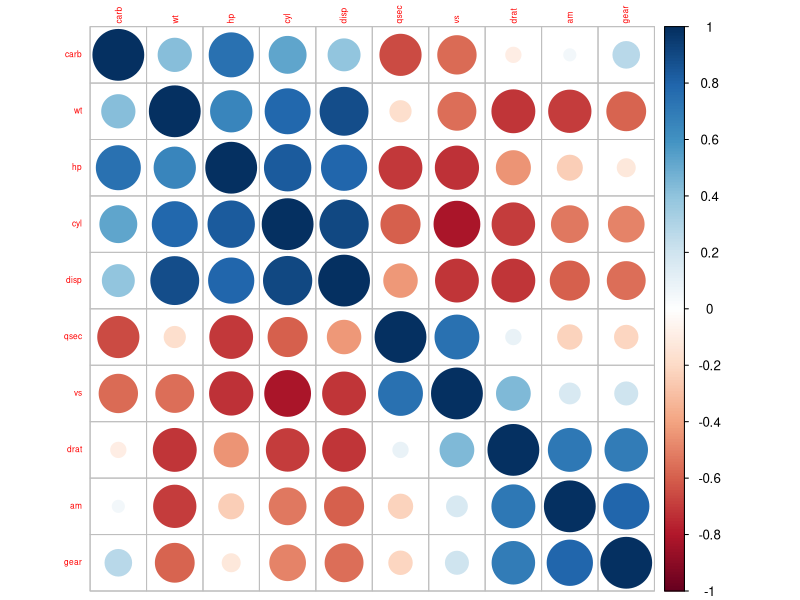
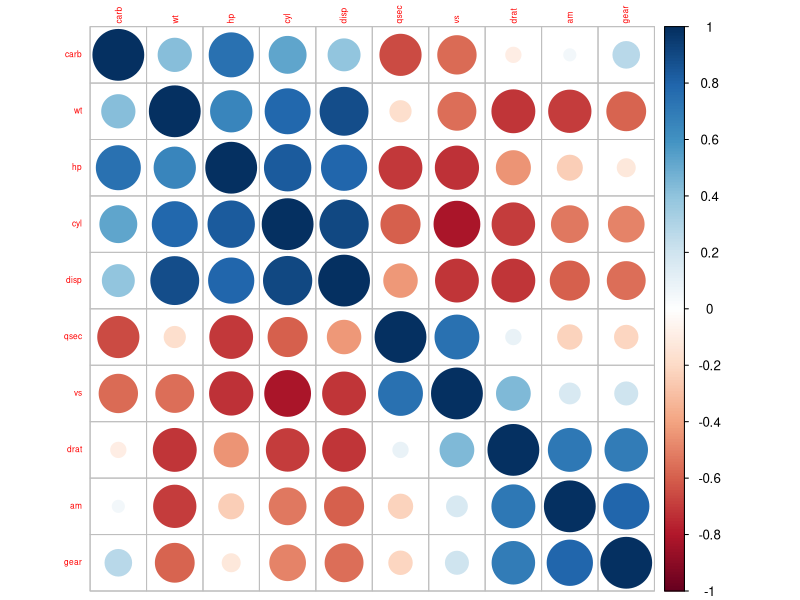
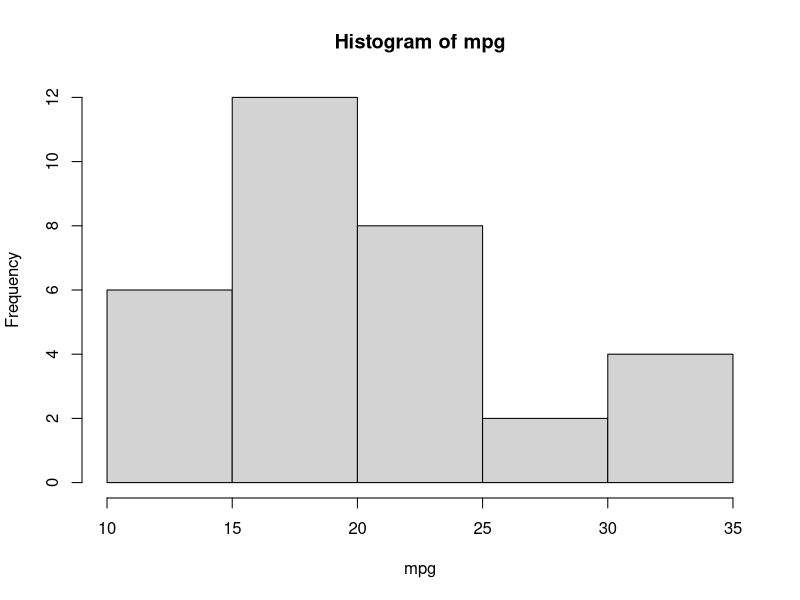
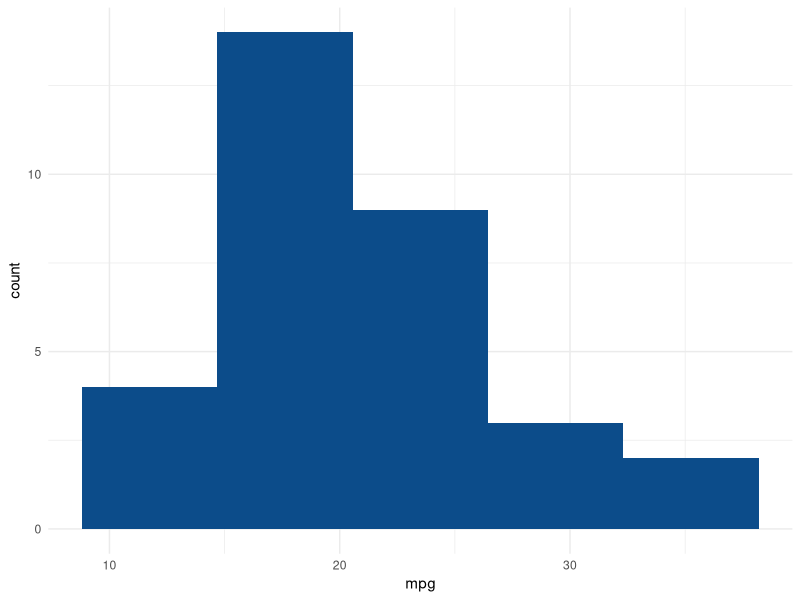
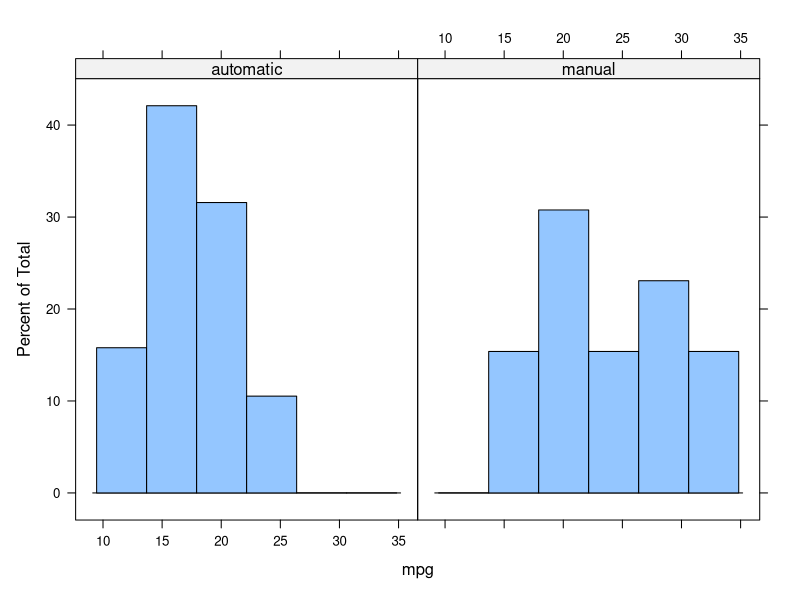
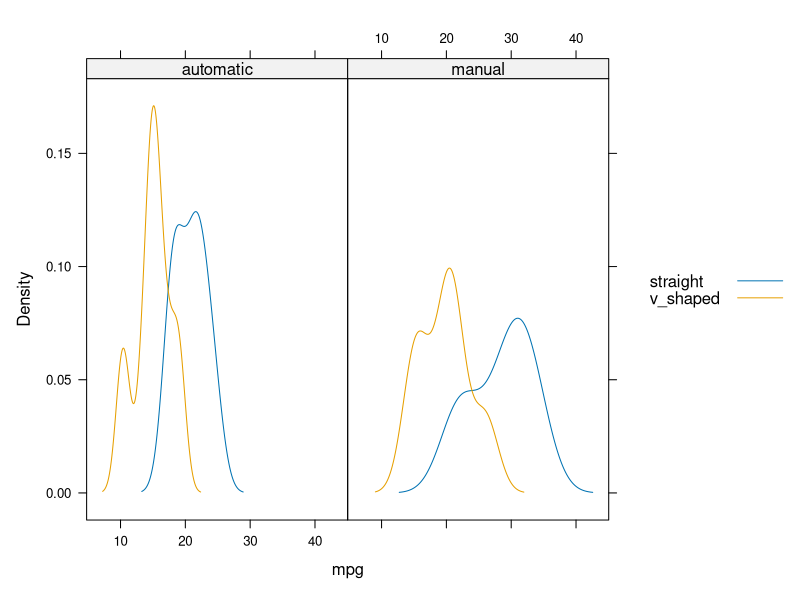
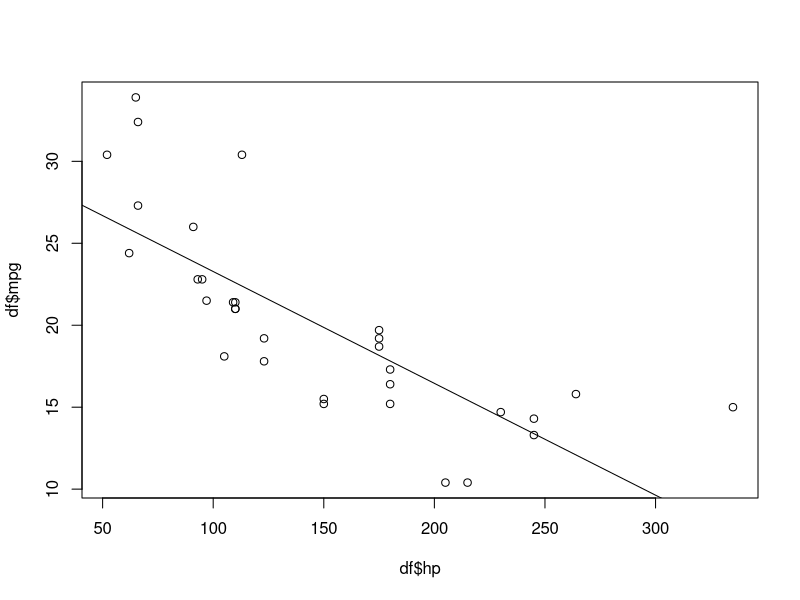
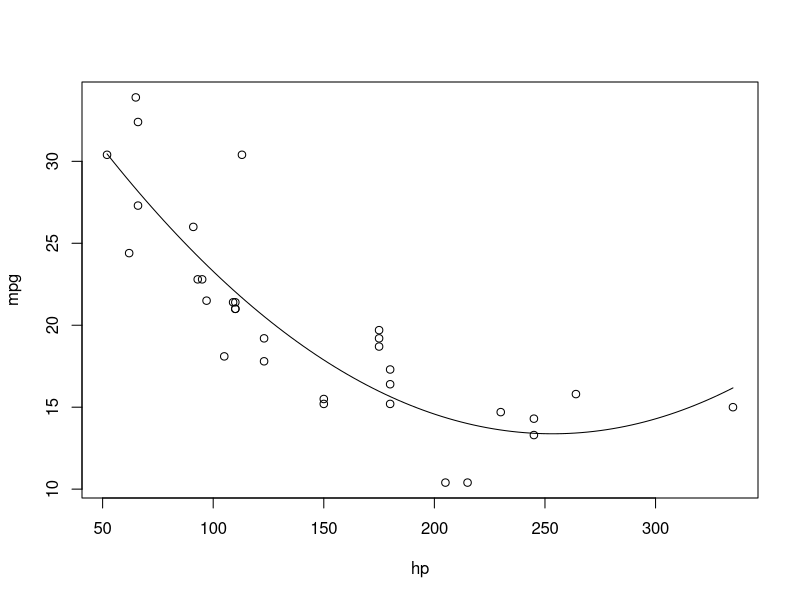

The R source for these figures, in order: (Note: this script raises an error after producing the figures.)
## ---- chunk 1
knitr::opts_chunk$set(echo = TRUE)
library(caret)
library(ggplot2)
library(lattice)
library(doParallel)
df <- mtcars
## ---- chunk 2
head(df)
## ---- chunk 3
dim(df)
## ---- chunk 4
str(df)
## ---- chunk 5
summary(df)
## ---- chunk 6
lower_bound <- quantile(df$mpg, 0.025)
upper_bound <- quantile(df$mpg, 0.975)
outlier_df <- which(df$mpg < lower_bound | df$mpg > upper_bound)
remove(lower_bound)
remove(upper_bound)
df[outlier_df,]
remove(outlier_df)
## ---- chunk 7
df <- df[,colMeans(is.na(df)) < .9]
dim(df)
## ---- chunk 8
# create a zero variance variable for demonstration purposes
df$one <- 1
near_zero_vars <- nearZeroVar(df)
df[, near_zero_vars]
## ---- chunk 9
df <- df[, -c(near_zero_vars)]
remove(near_zero_vars)
head(df)
## ---- chunk 10
# filter on numeric variables (in this case exclude 'mpg' as it represents the outcome, not a predictor)
predictors <- df[, -c(1)]
# iris[, !sapply(iris, is.numeric)]
# select non_numeric predictors, to be added back later
predictors_non_numeric <- predictors[, !sapply(predictors, is.numeric)]
predictors_numeric <- predictors[,sapply(predictors, is.numeric)]
correlations <- cor(predictors_numeric)
corrplot::corrplot(correlations, order = "hclust",tl.cex = 0.5)
## ---- chunk 11
highCorr <- findCorrelation(correlations, cutoff = 0.75)
remove(correlations)
head(predictors_numeric[highCorr])
## ---- chunk 12
predictors_numeric <- predictors_numeric[, -highCorr]
remove(highCorr)
names(predictors_numeric)
## ---- chunk 13
df <- cbind(df[, names(df) %in% names(predictors_numeric)],
            subset(df, select = "mpg", drop = FALSE))
remove(predictors_numeric)
remove(predictors_non_numeric)
head(df)
## ---- chunk 14
dim(df)
## ---- chunk 15
correlations <- cor(predictors)
corrplot::corrplot(correlations, order = "hclust",tl.cex = 0.5)
remove(correlations)
remove(predictors)
## ---- chunk 16
hist(x = df$mpg,
  xlab = "mpg",
  main = "Histogram of mpg",
  breaks = sqrt(nrow(df))
)
## ---- chunk 17
ggplot(df) +
  aes(x = mpg) +
  geom_histogram(bins = 5L, fill = "#0c4c8a") +
  theme_minimal()
## ---- chunk 18
df_lattice <- df
# convert to factor
df_lattice$vs <- as.factor(ifelse(test = df_lattice$vs == 0, yes = "v_shaped", no = "straight"))
df_lattice$am <- as.factor(ifelse(test = df_lattice$am == 0, yes = "automatic", no = "manual"))
# plot
lattice::histogram(~mpg | am, data = df_lattice)
## ---- chunk 19
lattice::densityplot(~mpg | am, 
                     data = df_lattice, 
                     groups = vs, 
                     plot.points = FALSE, 
                     auto.key = TRUE)
## ---- chunk 20
plot(x = df$hp, y = df$mpg)
lm_mpg_hp <- lm(mpg ~ hp, data = df)
abline(lm_mpg_hp)
## ---- chunk 21
# create quadratic linear model
lm_mpg_hp <- lm(mpg ~ hp + I(hp^2), data = df)
# sequence of x variable
newdat = data.frame(hp = seq(min(df$hp), max(df$hp), length.out = 100))
# predict
newdat$pred = predict(lm_mpg_hp, newdata = newdat)
remove(lm_mpg_hp)
plot(mpg ~ hp, data = df)
# plot prediction
lines(x = newdat$hp, y = newdat$pred)
remove(newdat)
## ---- chunk 22
ggplot(data = df_lattice, aes(x = hp, y = mpg, shape = vs, colour = am, size = wt)) +
  geom_point()
## ---- chunk 23
ggplot(data = df_lattice, aes(x = hp, y = mpg)) +
        geom_point() +
        stat_smooth(method = lm, se = TRUE)
## ---- chunk 24
pairs(df)
## ---- chunk 25
library(GGally)
ggpairs(data = df,progress = FALSE)
## ---- chunk 26
xyplot(mpg ~ hp | am, 
       data = df_lattice, 
       main = "Lattie Scatter Plot in R", 
       type = c("p", "g", "smooth"))
## ---- chunk 27
splom(df)
## ---- chunk 28
df_sorted_mpg <- df_lattice[order(df_lattice$mpg),]
plot(1:length(df_sorted_mpg$mpg), y = df_sorted_mpg$mpg)
lines(x = 1:length(df_sorted_mpg$mpg),
      y = df_sorted_mpg$mpg, 
      pch = 18, 
      col = "blue", 
      type = "b", 
      lty = 2)
# Add a legend to the plot
legend("topleft", 
       legend=c("Line 1"),
       col=c("blue"), 
       lty = 1:2, 
       cex=0.8)
## ---- chunk 29
ggplot(data = df_sorted_mpg, aes(
        x = 1:length(df_sorted_mpg$mpg),
        y = mpg,
        colour = vs,
        # group = supp,
        # fill = xxx, 
        linetype = am
)) +
        geom_line() +
        ylim(0, max(df_sorted_mpg$mpg) * 1.1) +
        expand_limits(y = 0) +
        geom_point()

remove(df_sorted_mpg)
## ---- chunk 30

## ---- chunk 31
boxplot(df$mpg,
  ylab = "mpg"
)
## ---- chunk 32
ggplot(df) +
  aes(x = "", y = mpg) +
  geom_boxplot(fill = "#0c4c8a") +
  theme_minimal()
## ---- chunk 33
out <- boxplot.stats(df$mpg)$out
out_ind <- which(df$mpg %in% c(out))
remove(out)
df[out_ind, ]
remove(out_ind)
## ---- chunk 34
bwplot(mpg ~ am | vs, df_lattice)
remove(df_lattice)
## ---- chunk 35
lm_df <- lm(mpg ~ ., data = df[, -c(5,1,2,7,6)])
summary(lm_df)
## ---- chunk 36
par(mfrow=c(2,2)) # Change the panel layout to 2 x 2
plot(lm_df)
par(mfrow=c(1,1)) # Change back to 1 x 1
## ---- chunk 37
lm_df <- lm(mpg ~ wt + I(wt^2) + qsec, data = df)
summary(lm_df)
## ---- chunk 38
# sequence of x variable
# sequence of x variable
pred_df <- data.frame(wt = seq(min(df$wt), max(df$wt), length.out = 100),
                      qsec = seq(min(df$qsec), max(df$qsec), length.out = 100))
# predict
pred_df$pred <- predict(lm_df, newdata = pred_df)
plot(mpg ~ wt, data = df)
# plot prediction
# pred_df <- pred_df[order(pred_df$wt),]
lines(x = pred_df$wt, y = pred_df$pred, lwd = 1, lty = 2, col = c("blue"))
# Add a legend to the plot
legend("topleft", 
       legend=c("LM Prediction"),
       col=c("blue"), 
       lty = 2, 
       cex=0.8)
remove(pred_df)
## ---- chunk 39
par(mfrow=c(2,2)) # Change the panel layout to 2 x 2
plot(lm_df)
par(mfrow=c(1,1)) # Change back to 1 x 1
remove(lm_df)
## ---- chunk 40
index_test <- caret::createDataPartition(df, 
                           p = 0.75, 
                           list = FALSE)
df_train <- df[-index_test,]
df_test <- df[index_test,]
remove(index_test)
## ---- chunk 41
preproc_alg <- caret::preProcess(df_train, method = c("BoxCox", "center", "scale", "pca"))
df_test_prpr <- stats::predict(preproc_alg, df_train)
df_test_prpr
## ---- chunk 42
preproc_alg$rotation
## ---- chunk 43
preproc_alg$std
## ---- chunk 44
df_prcomp <- prcomp(df_train,center = TRUE,scale. = TRUE)
#calculate total variance explained by each principal component
var_explained <- df_prcomp$sdev^2 / sum(df_prcomp$sdev^2)
#create scree plot
library(ggplot2)
qplot(c(1:length(var_explained)), var_explained) + 
  geom_line() + 
  xlab("Principal Component") + 
  ylab("Variance Explained") +
  ggtitle("Scree Plot") +
  ylim(0, 1)
remove(var_explained)
## ---- chunk 45
pcaCharts <- function(x) {
        x.var <- x$sdev ^ 2
        x.pvar <- x.var / sum(x.var)
        print("proportions of variance:")
        print(x.pvar)
        par(mfrow = c(2, 2))
        plot(
                x.pvar,
                xlab = "Principal component",
                ylab = "Proportion of variance explained",
                ylim = c(0, 1),
                type = 'b'
        )
        plot(
                cumsum(x.pvar),
                xlab = "Principal component",
                ylab = "Cumulative Proportion of variance explained",
                ylim = c(0, 1),
                type = 'b'
        )
        screeplot(x)
        screeplot(x, type = "l")
        par(mfrow = c(1, 1))
}

pcaCharts(df_prcomp)
remove(df_prcomp)
remove(pcaCharts)
## ---- chunk 46
df_train$vs_factor <- as.factor(ifelse(df_train$vs == 0, "v_shaped", "straight"))
panelRange <- extendrange(df_test_prpr[, 1:3])
splom(as.data.frame(df_test_prpr[, 1:3]),
      groups = df_train$vs_factor,
      type = c("p", "g"),
      as.table = TRUE,
      auto.key = list(columns = 2),
      prepanel.limits = function(x) panelRange)
remove(panelRange)
## ---- chunk 47
trainControl()$method
trainControl()$number
trainControl()$repeats
trainControl()$p
## ---- chunk 48
trainControl()
## ---- chunk 49
# check CPU in terminal: 'lscpu'
cl <- makePSOCKcluster(5)
registerDoParallel(cl)

lm_model_caret <- caret::train(
        mpg ~ .,
        data = df_train,
        preProc = c("BoxCox", "center", "scale", "pca"),
        method = "lm"
)
stopCluster(cl)
remove(cl)
lm_model_caret
## ---- chunk 50
# Apply the transformations:
# transformed <- predict(trans, segData)
## ---- chunk 51

